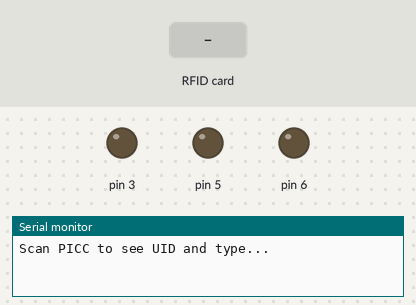
A sketch run on a simulated Arduino Uno, built with avr-gcc and run on an emulated ATmega328P. Parts: output pins drawn as LEDs (lit = HIGH), the last lines printed to the serial monitor. The test bench sets the inputs (shaded band). Pins used as bus, display or sensor lines are not drawn.

Above: at 1.2 s.
1.3 s: RFID card FF 55 00 78 held to the reader
At 2.4 s:
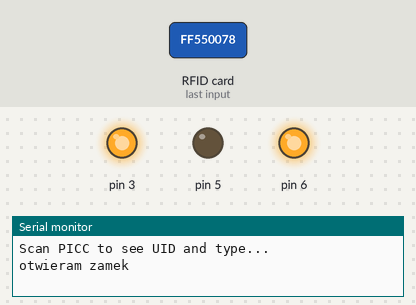
At 8.0 s:
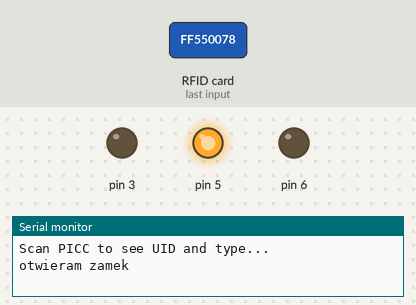
Timing chart, 0 to 8.8 s (numbered marks = the images above; inputs shaded):
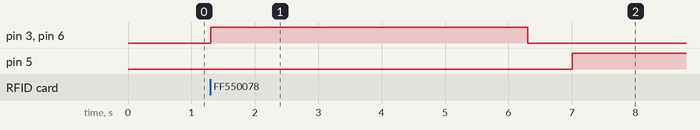

The sketch:

Projekt.ino
```cpp
/*
 * MFRC522 - Library to use ARDUINO RFID MODULE KIT 13.56 MHZ WITH TAGS SPI W AND R BY COOQROBOT.
 * The library file MFRC522.h has a wealth of useful info. Please read it.
 * The functions are documented in MFRC522.cpp.
 *
 * Based on code Dr.Leong   ( WWW.B2CQSHOP.COM )
 * Created by Miguel Balboa (circuitito.com), Jan, 2012.
 * Rewritten by Søren Thing Andersen (access.thing.dk), fall of 2013 (Translation to English, refactored, comments, anti collision, cascade levels.)
 * Released into the public domain.
 *
 * Sample program showing how to read data from a PICC using a MFRC522 reader on the Arduino SPI interface.
 *----------------------------------------------------------------------------- empty_skull
 * Aggiunti pin per arduino Mega
 * add pin configuration for arduino mega
 * http://mac86project.altervista.org/
 ----------------------------------------------------------------------------- Nicola Coppola
 * Pin layout should be as follows:
 * Signal     Pin              Pin               Pin
 *            Arduino Uno      Arduino Mega      MFRC522 board
 * ------------------------------------------------------------
 * Reset      9                5                 RST
 * SPI SS     10               53                SDA
 * SPI MOSI   11               52                MOSI
 * SPI MISO   12               51                MISO
 * SPI SCK    13               50                SCK
 *
 * The reader can be found on eBay for around 5 dollars. Search for "mf-rc522" on ebay.com.
 */

#include <SPI.h>
#include <MFRC522.h>

const byte UID[] ={0xFF, 0x55, 0x00, 0x78}; // zdefiniowanie tablicy z numerem legitymacji
const byte UID2[] = {0x9F, 0x7E, 0xFE, 0x77}; // zdefiniowanie Misia nr karty
// Create MFRC522 instance.

MFRC522 rfid(10, 9);
MFRC522::MIFARE_Key key;
void setup() {
	Serial.begin(9600);	// Initialize serial communications with the PC
	SPI.begin();			// Init SPI bus
	// Init MFRC522 card
	Serial.println("Scan PICC to see UID and type...");
 rfid.PCD_Init();
 pinMode(3, OUTPUT);
 pinMode(5, OUTPUT);
 pinMode(6, OUTPUT);

}

void loop() {
	/* Look for new cards
	if ( ! rfid.PICC_IsNewCardPresent()) {
		return;
	}

	// Select one of the cards
	if ( ! rfid.PICC_ReadCardSerial()) {
		return;
	}
 */
// rfid.PICC_DumpToSerial(&(rfid.uid));
 //int Card_Id =  rfid.PICC_ReadCardSerial();
 //int Card_Id2 =  rfid.PICC_IsNewCardPresent();

 if(rfid.PICC_IsNewCardPresent() && rfid.PICC_ReadCardSerial())
 {
  if(rfid.uid.uidByte[0] == UID[0] || UID2[0] &&
        rfid.uid.uidByte[1] == UID[1] || UID2[1] &&
        rfid.uid.uidByte[2] == UID[2] || UID2[2] &&
        rfid.uid.uidByte[3] == UID[3] || UID2[3])
        {
	// Dump debug info about the card. PICC_HaltA() is automatically called.
Serial.println("otwieram zamek");
digitalWrite(5, LOW);
digitalWrite(6, HIGH);
  digitalWrite(3, HIGH);   // turn the LED on (HIGH is the voltage level)
   delay(5000);                       // wait for a second
    digitalWrite(3, LOW);    // turn the LED off by making the voltage LOW
    digitalWrite(6, LOW);
    delay(700);
  }
  else
 Serial.println("Zla karta...");
 digitalWrite(5, HIGH);
 }
 rfid.PICC_HaltA();
    rfid.PCD_StopCrypto1();
 }
```

Measured:
- after the input at 1.3 s, pin 3, pin 6: LOW → HIGH at once, → LOW 5.0 s later; pin 5: LOW → HIGH after 5.7 s
